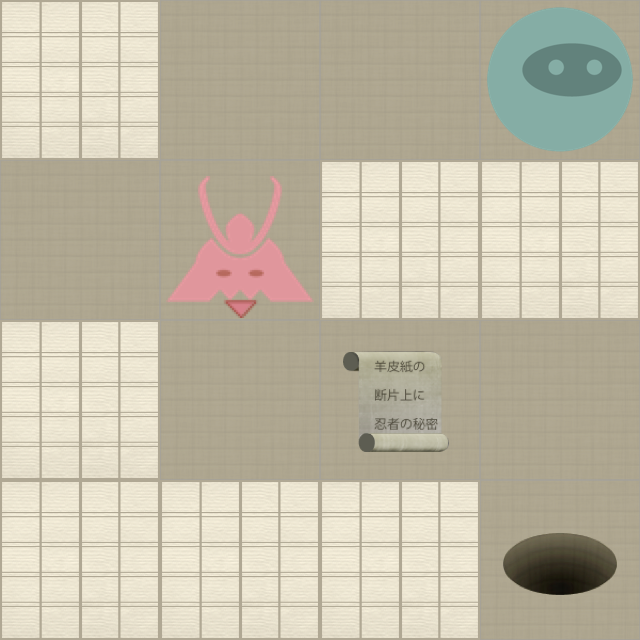

Below is a game level as drawn by its tile map, then a one-line description and the .tmx that defines it (tile-layer data replaced by summaries):
An orthogonal 4x4 tile map with 160x160 px tiles, 2 tile layers (Level, Actors).

<map version="1.0" orientation="orthogonal" width="4" height="4" tilewidth="160" tileheight="160">
 <properties>
  <property name="moves" value="9" />
 </properties>
 <tileset firstgid="1" name="tiles" tilewidth="160" tileheight="160" spacing="2" margin="2">
  <image source="tiles-ipadhd.png" width="1024" height="1024" />
  <tile id="0">
   <properties>
    <property name="actor" value="exit" />
   </properties>
  </tile>
  <tile id="2">
   <properties>
    <property name="actor" value="guard" />
    <property name="direction" value="down" />
   </properties>
  </tile>
  <tile id="3">
   <properties>
    <property name="actor" value="guard" />
    <property name="direction" value="left" />
   </properties>
  </tile>
  <tile id="4">
   <properties>
    <property name="actor" value="guard" />
    <property name="direction" value="right" />
   </properties>
  </tile>
  <tile id="5">
   <properties>
    <property name="actor" value="guard" />
    <property name="direction" value="up" />
   </properties>
  </tile>
  <tile id="7">
   <properties>
    <property name="actor" value="player" />
   </properties>
  </tile>
  <tile id="8">
   <properties>
    <property name="actor" value="scroll" />
   </properties>
  </tile>
  <tile id="9">
   <properties>
    <property name="wall" value="1" />
   </properties>
  </tile>
 </tileset>
 <layer name="Level" width="4" height="4">
  <data>[16 cells, 16 non-empty, 2 distinct tile ids]</data>
 </layer>
 <layer name="Actors" width="4" height="4">
  <data>[16 cells, 4 non-empty, 4 distinct tile ids]</data>
 </layer>
</map>
